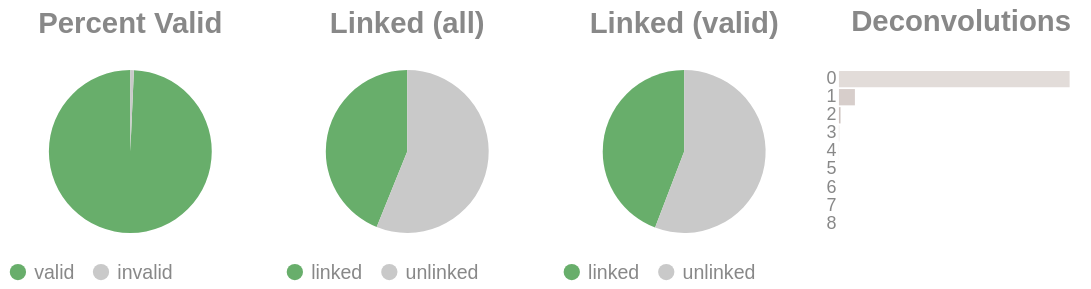

The cell this chart's notebook holds for it:
### Code cell
if SKIPLR:
    pass
else:
    clash = Counter()
    for i in valids['molecule'].to_list():
        _mol = i.split("-")
        if len(_mol) == 1:
            clash.update('0')
        else:
            clash.update(_mol[-1])

    _d = {"deconvolutions": [], 'count': []}
    for k,v in clash.items():
        _d['deconvolutions'].append(k)
        _d['count'].append(v)

    tot_valid = valids['reads'].sum()
    mask = valids['reads'] >= 2
    n_linked_reads = valids.filter(mask)['reads'].sum()
    if n_linked_reads == 0:
        print_html("No linked molecules (>=2 reads) were detected; skipping linked-only distributions.")
        SKIPLR = True
    else:
        perc_valid = round(tot_valid / n_reads, 4)
        linked_perc_abs = round(n_linked_reads / n_reads, 4)
        linked_perc = round(n_linked_reads / tot_valid, 4)

    _valid = pl.DataFrame({"valids": ['valid', 'invalid'], "count": [tot_valid, n_reads - tot_valid]})
    _linked_abs = pl.DataFrame({"linked (absolute)": ['linked', 'unlinked'], "count": [n_linked_reads, n_reads - n_linked_reads]})
    _linked_rel = pl.DataFrame({"linked (valids)": ['linked', 'unlinked'], "count": [n_linked_reads, tot_valid - n_linked_reads]})

    (
        alt.hconcat(
            piechart(_valid, goodval = 'valid', title = "Percent Valid"),
            piechart(_linked_abs, goodval = "linked", title =  "Linked (all)"),
            piechart(_linked_rel, goodval = "linked", title =  "Linked (valid)"),
            convolutionbar(pl.DataFrame(_d), title = "Deconvolutions"),
            center = True,
            bounds = 'flush'
        )
        .resolve_scale(color='independent')
        .resolve_legend('independent')
        .properties(usermeta={'embedOptions': {"actions": False}})
    ).display()

### Figure 1 — Vega-Lite specification as saved in the notebook (floating-point values rounded to 4 significant figures)
{"width": "container", "height": 400, "config": {"title": {"anchor": "start", "dy": -15, "fontSize": 18, "color": "#888888", "subtitleColor": "#888888", "subtitleFontSize": 14}, "arc": {"fill": "#0072B2"}, "axis": {"domainColor": "#888888", "domainWidth": 0.5, "gridWidth": 0.2, "grid": false, "titleFontWeight": 400, "titleFontSize": 15, "labelFontSize": 11, "labelColor": "#888888", "tickColor": "#888888", "tickWidth": 0.2, "titleColor": "#888888"}, "axisBand": {"grid": false}, "axisX": {"grid": true, "tickSize": 10, "domainCap": "round"}, "axisY": {"domain": false, "grid": true, "tickSize": 0, "domainCap": "round"}, "background": "transparent", "header": {"labelFontSize": 15, "labelColor": "#888888", "titleFontSize": 15, "titleFontWeight": 600, "titleColor": "#888888"}, "legend": {"labelFont": "sans-serif", "labelFontSize": 12, "labelColor": "#888888", "symbolSize": 100, "symbolType": "circle", "titleFontSize": 12, "titlePadding": 10, "titleColor": "#888888", "title": null}, "range": {"category": ["#E69F00", "#56B4E9", "#009E73", "#F0E442", "#0072B2", "#D55E00", "#CC79A7", "#000000"], "diverging": ["#cfe8f3", "#a2d4ec", "#73bfe2", "#46abdb", "#1696d2", "#12719e"]}, "area": {"fill": "#0072B2", "fillOpacity": 0.7, "line": true, "strokeOpacity": 0.7}, "line": {"color": "#0072B2", "stroke": "#0072B2", "strokeWidth": 2}, "trail": {"color": "#0072B2", "stroke": "#0072B2", "strokeWidth": 0, "size": 1}, "point": {"filled": true, "fillOpacity": 1.0, "size": 95}, "text": {"color": "#888888", "fontSize": 11, "align": "right", "fontWeight": 400, "size": 11}, "bar": {"fill": "#0072B2", "stroke": null}, "view": {"stroke": null, "continuousWidth": 660, "continuousHeight": 400}}, "hconcat": [{"data": {"name": "data-e965f4411b86283ff820146265b342b7"}, "mark": {"type": "arc"}, "encoding": {"color": {"field": "valids", "legend": {"orient": "bottom", "title": null}, "scale": {"domain": ["valid", "invalid"], "range": ["#68ae6b", "#C9C9C9"]}, "title": "Valids", "type": "nominal"}, "theta": {"field": "count", "type": "quantitative"}, "tooltip": [{"field": "valids", "title": "Valids", "type": "ordinal"}, {"field": "percent", "format": ".2%", "title": "Percent", "type": "quantitative"}, {"field": "count", "title": "Count", "type": "quantitative"}]}, "height": 100, "title": {"text": "Percent Valid", "align": "center", "anchor": "middle"}, "transform": [{"calculate": "datum.count / 8522288", "as": "percent"}], "width": 150}, {"data": {"name": "data-e6e2fa477010a4cd537c18f75fb4992f"}, "mark": {"type": "arc"}, "encoding": {"color": {"field": "linked (absolute)", "legend": {"orient": "bottom", "title": null}, "scale": {"domain": ["linked", "unlinked"], "range": ["#68ae6b", "#C9C9C9"]}, "title": "Linked (Absolute)", "type": "nominal"}, "theta": {"field": "count", "type": "quantitative"}, "tooltip": [{"field": "linked (absolute)", "title": "Linked (Absolute)", "type": "ordinal"}, {"field": "percent", "format": ".2%", "title": "Percent", "type": "quantitative"}, {"field": "count", "title": "Count", "type": "quantitative"}]}, "height": 100, "title": {"text": "Linked (all)", "align": "center", "anchor": "middle"}, "transform": [{"calculate": "datum.count / 8522288", "as": "percent"}], "width": 150}, {"data": {"name": "data-f0fe4bd3bd0e9a9a8268b6dd8f50eb20"}, "mark": {"type": "arc"}, "encoding": {"color": {"field": "linked (valids)", "legend": {"orient": "bottom", "title": null}, "scale": {"domain": ["linked", "unlinked"], "range": ["#68ae6b", "#C9C9C9"]}, "title": "Linked (Valids)", "type": "nominal"}, "theta": {"field": "count", "type": "quantitative"}, "tooltip": [{"field": "linked (valids)", "title": "Linked (Valids)", "type": "ordinal"}, {"field": "percent", "format": ".2%", "title": "Percent", "type": "quantitative"}, {"field": "count", "title": "Count", "type": "quantitative"}]}, "height": 100, "title": {"text": "Linked (valid)", "align": "center", "anchor": "middle"}, "transform": [{"calculate": "datum.count / 8462532", "as": "percent"}], "width": 150}, {"data": {"name": "data-fed94f806562696c1d5b68d3c0acb898"}, "mark": {"type": "bar"}, "encoding": {"color": {"field": "deconvolutions", "legend": null, "scale": {"scheme": "lightgreyred"}, "type": "nominal"}, "tooltip": [{"field": "deconvolutions", "title": "Deconvolutions", "type": "ordinal"}, {"field": "percent", "format": ".2%", "title": "Percent", "type": "quantitative"}, {"field": "count", "title": "Count", "type": "quantitative"}], "x": {"axis": null, "field": "count", "type": "quantitative"}, "y": {"field": "deconvolutions", "sort": "ascending", "title": null, "type": "nominal"}}, "height": 100, "title": {"text": "Deconvolutions", "align": "center", "anchor": "middle"}, "transform": [{"calculate": "datum.count / 6101149", "as": "percent"}], "width": 150}], "bounds": "flush", "center": true, "resolve": {"legend": {"angle": "independent"}, "scale": {"color": "independent"}}, "usermeta": {"embedOptions": {"actions": false}}, "$schema": "https://vega.github.io/schema/vega-lite/v6.1.0.json", "datasets": {"data-e965f4411b86283ff820146265b342b7": [{"valids": "valid", "count": 8462532}, {"valids": "invalid", "count": 59756}], "data-e6e2fa477010a4cd537c18f75fb4992f": [{"linked (absolute)": "linked", "count": 3739483}, {"linked (absolute)": "unlinked", "count": 4782805}], "data-f0fe4bd3bd0e9a9a8268b6dd8f50eb20": [{"linked (valids)": "linked", "count": 3739483}, {"linked (valids)": "unlinked", "count": 4723049}], "data-fed94f806562696c1d5b68d3c0acb898": [{"deconvolutions": "0", "count": 5664604}, {"deconvolutions": "1", "count": 392091}, {"deconvolutions": "2", "count": 38635}, {"deconvolutions": "3", "count": 4896}, {"deconvolutions": "4", "count": 733}, {"deconvolutions": "5", "count": 140}, {"deconvolutions": "6", "count": 33}, {"deconvolutions": "7", "count": 15}, {"deconvolutions": "8", "count": 2}]}}
